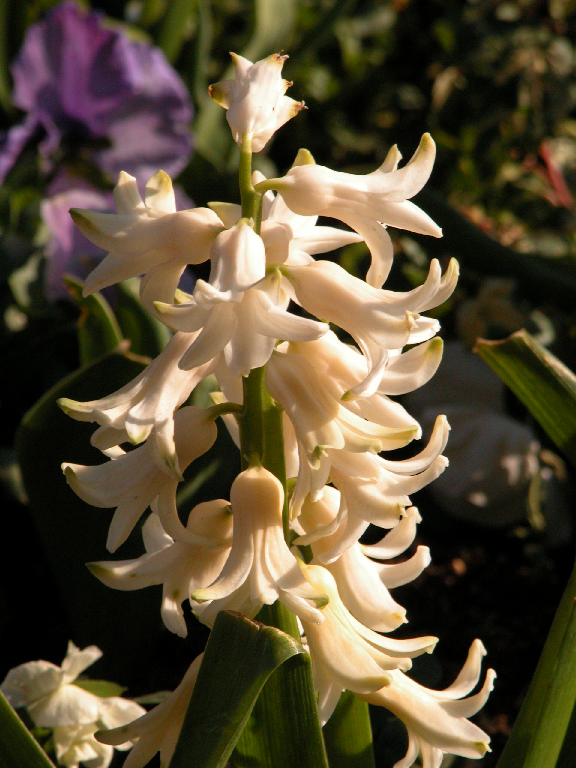
%> input picture 1.tif, 576 x 768 px
$ octave --eval "result = saliency_map(imread('1.tif'));"   (GNU Octave 9; MATLAB toolbox functions it lacks are replaced by stand-ins)
%> lines starting %> are read from the running program, lines starting %| are printed output that depends on the picture
function [vector_distance] = saliency_map(I)
% Set standard size
M = 512;

% Resize image using bicubic interpolation
I_resized = imresize(I, [M M], 'bicubic');
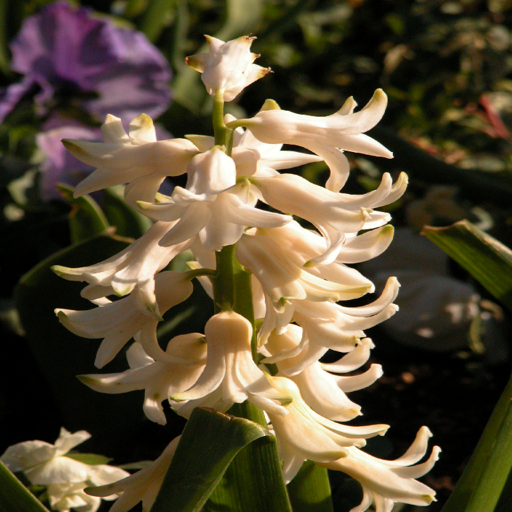
%> I_resized: size 512x512x3 uint8; mean R, G, B 90, 77.5, 53.4

% Apply Gaussian low-pass filter
sigma = 2;
I_smoothed = imgaussfilt(I_resized, sigma);
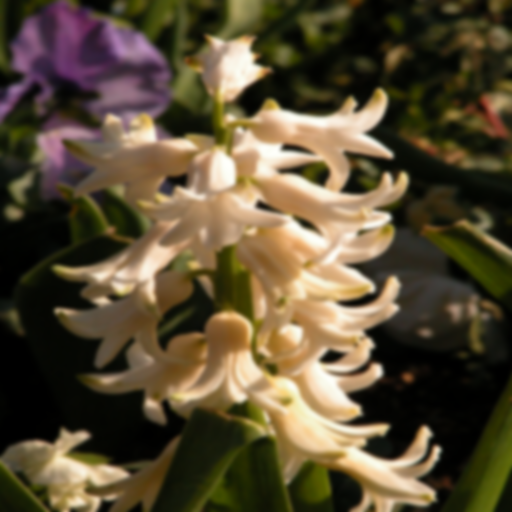
%> I_smoothed: size 512x512x3 uint8; mean R, G, B 90, 77.5, 53.4; mean of the top-left, top-right, bottom-left and bottom-right quarters 83.1, 70.4, 57, 84.1

% Read in the image and convert to HSV
img = I_smoothed;
hsv_img = rgb2hsv(img);
%> hsv_img: size 512x512x3 double; mean H, S, V 0.188, 0.513, 0.357

% Extract the V component
V = hsv_img(:,:,3);
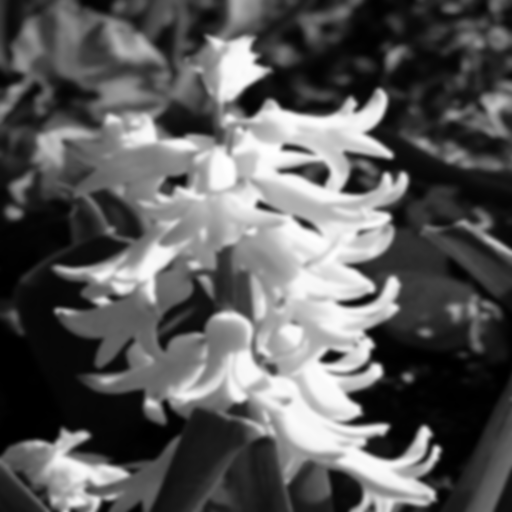
%> V: size 512x512 double; min 0, max 1, mean 0.357

% Calculate the saliency map using LC algorithm
S = zeros(size(V));
for i = 1:size(V, 1)
    for j = 1:size(V, 2)
        pixel = V(i, j);
        contrast = abs(V - pixel);
        S(i, j) = sum(contrast(:));
    end
end

% Normalize the saliency map
S = S ./ max(S(:));

%---------------------------Block Partition---------------------------
feature_matrix = [];
[Image_Height,Image_Width,Number_Of_Colour_Channels] = size(S);
Block_Size = 64;
A_block={[ ]};
Number_Of_Blocks_Vertically = ceil(Image_Height/Block_Size);
Number_Of_Blocks_Horizontally = ceil(Image_Width/Block_Size);
a=0;
for i = 1: +Block_Size: Number_Of_Blocks_Vertically*Block_Size - (Block_Size-1)
    a = a+1; b = 0;
    row_feature = [];
    for j = 1: +Block_Size: Number_Of_Blocks_Horizontally*Block_Size - (Block_Size - 1)
        b= b + 1;
        Block = S(i:Block_Size+i-1,j:Block_Size+j-1);
        C = cov(Block);

        % Compute the eigenvectors and eigenvalues of the covariance matrix
        [V, D] = eig(C);

        % Sort the eigenvalues in descending order
        [sorted_eigvals, sorted_idx] = sort(diag(D), 'descend');

        % Select the top d eigenvectors
        proj_m = V(:, sorted_idx(1:4));
        % Concatenate the columns of proj_m into a column vector
        feature_vector = reshape(proj_m, [], 1);

        % concatenate the feature vector horizontally
        row_feature = horzcat(row_feature, feature_vector);

        A_block{a,b} = Block;
    end
    feature_matrix = horzcat(feature_matrix, row_feature);
end
%------------------------Feature matrix compression & Hash
%generation------------------------%

z0=zeros(1,256);
for i = 1:256
    temp_sum=0;
    for j = 1:64
        temp_sum = temp_sum + feature_matrix(i,j);
    end
    z0(i) = temp_sum/64;
end

z0 = z0.';

vector_distance = zeros(1, 64);

for i = 1:64
    temp_sum = 0;
    for j = 1:256
        temp_sum = temp_sum + ((z0(j)-feature_matrix(j, i)) * (z0(j)-feature_matrix(j, i)));
    end
    vector_distance(i) = sqrt(temp_sum);
end

for i = 1:64
    vector_distance(i) = round(vector_distance(i)+0.5);
end
end
%> (the run ends here)
